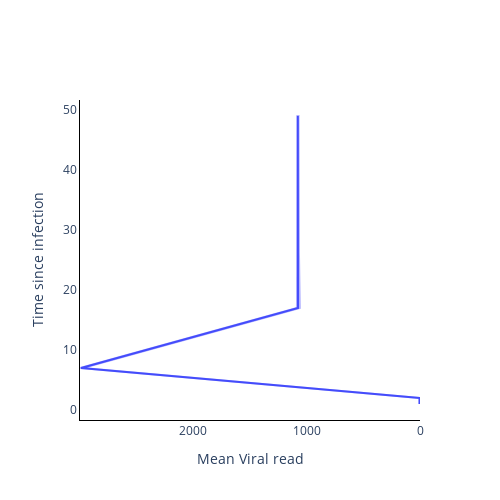

Here is the notebook cell this chart was saved with:
### Code cell
fig = go.Figure()

fig.add_trace(
    go.Scatter(
        y=time_from_infec,
        x=np.mean(vr_val, axis=1),
        mode='lines',
        name='Mean Viral read',
        showlegend=False,
    )
)

fig.add_trace(
    go.Scatter(
        y=time_from_infec.tolist() + time_from_infec.tolist()[::-1],
        x=np.quantile(vr_val, 0.975, axis=1).tolist() + np.quantile(vr_val, 0.025, axis=1).tolist()[::-1],
        mode='lines',
        fill='toself',
        fillcolor='blue',
        line_color='blue',
        opacity=0.3,
        showlegend=False,
    )
)

# Add axis labels
fig.update_layout(
    width=500, 
    height=500,
    plot_bgcolor='white',
    xaxis=dict(
        linecolor='black',
        title = 'Mean Viral read',
        autorange='reversed'
        ),
    yaxis=dict(
        linecolor='black',
        title = 'Time since infection'),
    #legend=dict(
    #    orientation="h",
    #    yanchor="bottom",
    #    y=1.02,
    #    xanchor="right",
    #    x=1
    #)
    )

fig.write_image('images/Viral_read_model-HPV.pdf')
fig.show()

### Figure 1 — Plotly figure (JSON) as saved in the notebook; plotly's stock layout.template omitted (floating-point values rounded to 4 significant figures)
{"data": [{"mode": "lines", "name": "Mean Viral read", "showlegend": false, "type": "scatter", "x": [2.008, 1.998, 596.7, 1194.0, 1792.0, 2390.0, 2987.0, 2796.0, 2605.0, 2413.0, 2222.0, 2031.0, 1840.0, 1649.0, 1458.0, 1266.0, 1075.0, 1075.0, 1075.0, 1075.0, 1076.0, 1076.0, 1076.0, 1076.0, 1076.0, 1076.0, 1076.0, 1077.0, 1077.0, 1077.0, 1077.0, 1077.0, 1077.0, 1077.0, 1077.0, 1077.0, 1077.0, 1077.0, 1077.0, 1077.0, 1077.0, 1077.0, 1077.0, 1077.0, 1077.0, 1077.0, 1077.0, 1077.0, 1077.0], "y": [1, 2, 3, 4, 5, 6, 7, 8, 9, 10, 11, 12, 13, 14, 15, 16, 17, 18, 19, 20, 21, 22, 23, 24, 25, 26, 27, 28, 29, 30, 31, 32, 33, 34, 35, 36, 37, 38, 39, 40, 41, 42, 43, 44, 45, 46, 47, 48, 49]}, {"fill": "toself", "fillcolor": "blue", "line": {"color": "blue"}, "mode": "lines", "opacity": 0.3, "showlegend": false, "type": "scatter", "x": [8.423, 8.477, 606.2, 1204.0, 1801.0, 2399.0, 2997.0, 2805.0, 2614.0, 2423.0, 2232.0, 2040.0, 1849.0, 1658.0, 1467.0, 1276.0, 1085.0, 1084.0, 1084.0, 1084.0, 1083.0, 1083.0, 1083.0, 1082.0, 1082.0, 1082.0, 1082.0, 1081.0, 1081.0, 1081.0, 1081.0, 1081.0, 1081.0, 1081.0, 1081.0, 1081.0, 1081.0, 1081.0, 1081.0, 1081.0, 1081.0, 1081.0, 1081.0, 1081.0, 1081.0, 1081.0, 1081.0, 1081.0, 1081.0, 1071.0, 1071.0, 1071.0, 1071.0, 1071.0, 1071.0, 1071.0, 1071.0, 1070.0, 1070.0, 1071.0, 1071.0, 1071.0, 1071.0, 1070.0, 1071.0, 1071.0, 1071.0, 1071.0, 1070.0, 1069.0, 1068.0, 1067.0, 1067.0, 1066.0, 1065.0, 1065.0, 1063.0, 1063.0, 1062.0, 1061.0, 1061.0, 1059.0, 1251.0, 1442.0, 1633.0, 1824.0, 2016.0, 2207.0, 2398.0, 2589.0, 2780.0, 2972.0, 2374.0, 1777.0, 1178.0, 580.6, 0, 0], "y": [1, 2, 3, 4, 5, 6, 7, 8, 9, 10, 11, 12, 13, 14, 15, 16, 17, 18, 19, 20, 21, 22, 23, 24, 25, 26, 27, 28, 29, 30, 31, 32, 33, 34, 35, 36, 37, 38, 39, 40, 41, 42, 43, 44, 45, 46, 47, 48, 49, 49, 48, 47, 46, 45, 44, 43, 42, 41, 40, 39, 38, 37, 36, 35, 34, 33, 32, 31, 30, 29, 28, 27, 26, 25, 24, 23, 22, 21, 20, 19, 18, 17, 16, 15, 14, 13, 12, 11, 10, 9, 8, 7, 6, 5, 4, 3, 2, 1]}], "layout": {"height": 500, "plot_bgcolor": "white", "width": 500, "xaxis": {"autorange": "reversed", "linecolor": "black", "title": {"text": "Mean Viral read"}}, "yaxis": {"linecolor": "black", "title": {"text": "Time since infection"}}}}
